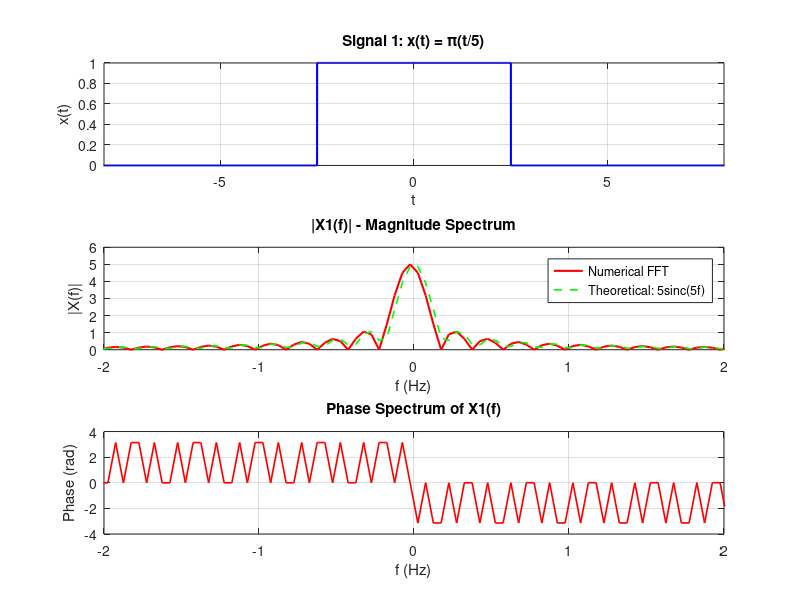

Source code (MATLAB): (Note: this script raises an error after producing the figure.)
% ============================================
% Question XI - CORRECTED FINAL
% ============================================
clc; clear; close all;

dt   = 0.001;
Fs   = 1/dt;
rect = @(t) (abs(t) <= 0.5);

%% --- Signal 1: x(t) = π(t/5) ---
t1 = -10:dt:10;
x1 = rect(t1/5);
N1 = length(t1);
f1 = (-N1/2:N1/2-1)*(Fs/N1);
X1 = fftshift(fft(x1)*dt);
X1_th = 5*sinc(5*f1);

figure(1);
subplot(3,1,1);
plot(t1, x1, 'b', 'LineWidth',1.5);
title('Signal 1: x(t) = \pi(t/5)');
xlabel('t'); ylabel('x(t)'); grid on; xlim([-8 8]);

subplot(3,1,2);
plot(f1, abs(X1), 'r', 'LineWidth',1.5); hold on;
plot(f1, abs(X1_th), 'g--', 'LineWidth',1.2);
legend('Numerical FFT','Theoretical: 5sinc(5f)');
title('|X1(f)| - Magnitude Spectrum');
xlabel('f (Hz)'); ylabel('|X(f)|'); grid on; xlim([-2 2]);

subplot(3,1,3);
plot(f1, angle(X1), 'r', 'LineWidth',1.2);
title('Phase Spectrum of X1(f)');
xlabel('f (Hz)'); ylabel('Phase (rad)'); grid on; xlim([-2 2]);
sgtitle('Q XI - Signal 1: \pi(t/5)');

fprintf('Signal 1: X(f) = 5*sinc(5f)  [rect of width 5 → sinc scaled by 5]\n\n');

%% --- Signal 2: x(t) = 10sin(2πt)*cos(40πt) ---
% Identity: 10sin(A)cos(B) = 5[sin(A+B)+sin(A-B)]
% = 5sin(42πt) + 5sin(-38πt) = 5sin(42πt) - 5sin(38πt)
% Frequencies: f = 21 Hz and f = 19 Hz

t2  = -50:dt:50;   % Long time for good frequency resolution
x2  = 10*sin(2*pi*t2) .* cos(40*pi*t2);
N2  = length(t2);
f2  = (-N2/2:N2/2-1)*(Fs/N2);
X2  = fftshift(fft(x2)*dt);

figure(2);
subplot(2,1,1);
plot(t2, x2, 'b', 'LineWidth',1.0);
title('Signal 2: x(t) = 10sin(2\pit)cos(40\pit)');
xlabel('t'); ylabel('x(t)'); grid on; xlim([-5 5]);

subplot(2,1,2);
plot(f2, abs(X2), 'r', 'LineWidth',1.5);
xlim([-25 25]);
xline( 19,'--k','LineWidth',1.2);
xline(-19,'--k','LineWidth',1.2);
xline( 21,'--k','LineWidth',1.2);
xline(-21,'--k','LineWidth',1.2);
text( 19.2, max(abs(X2))*0.85, '19 Hz','FontSize',9,'Color','k');
text( 21.2, max(abs(X2))*0.85, '21 Hz','FontSize',9,'Color','k');
title('|X2(f)| - Peaks at \pm19 Hz and \pm21 Hz');
xlabel('f (Hz)'); ylabel('|X(f)|'); grid on;
sgtitle('Q XI - Signal 2');

fprintf('Signal 2: 10sin(2πt)cos(40πt) = 5sin(42πt) - 5sin(38πt)\n');
fprintf('Theoretical frequencies: ±19 Hz and ±21 Hz\n\n');

%% --- Signal 3: x(t) = 10e^(-3t)*u(t) ---
% Theoretical: X(f) = 10/(3 + j2πf)
t3  = 0:dt:10;
x3  = 10*exp(-3*t3);
N3  = length(t3);
f3  = (-N3/2:N3/2-1)*(Fs/N3);
X3  = fftshift(fft(x3)*dt);
X3_th = 10 ./ (3 + 1j*2*pi*f3);

figure(3);
subplot(2,1,1);
plot(t3, x3, 'b', 'LineWidth',1.5);
title('Signal 3: x(t) = 10e^{-3t}u(t)');
xlabel('t'); ylabel('x(t)'); grid on;

subplot(2,1,2);
plot(f3, abs(X3),    'r',  'LineWidth',1.5); hold on;
plot(f3, abs(X3_th), 'g--','LineWidth',1.2);
legend('Numerical FFT','Theoretical: 10/(3+j2\pif)');
title('|X3(f)| - Magnitude Spectrum');
xlabel('f (Hz)'); ylabel('|X(f)|'); grid on; xlim([-10 10]);
sgtitle('Q XI - Signal 3: 10e^{-3t}u(t)');

fprintf('Signal 3: X(f) = 10/(3 + j2πf)\n');
fprintf('|X(f)| = 10/sqrt(9 + (2πf)^2)\n');
